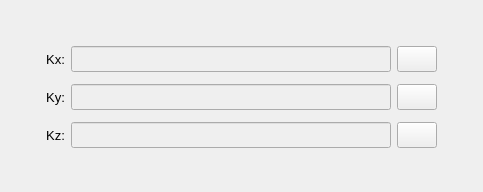
           <widget class="QWidget" name="tab_tabular_data">
            <attribute name="title">
             <string>Tabular data</string>
            </attribute>
            <layout class="QGridLayout" name="gridLayout_10">
             <property name="leftMargin">
              <number>2</number>
             </property>
             <property name="topMargin">
              <number>2</number>
             </property>
             <property name="rightMargin">
              <number>2</number>
             </property>
             <property name="bottomMargin">
              <number>2</number>
             </property>
             <item row="2" column="0">
              <spacer name="verticalSpacer_4">
               <property name="orientation">
                <enum>Qt::Orientation::Vertical</enum>
               </property>
               <property name="sizeHint" stdset="0">
                <size>
                 <width>20</width>
                 <height>40</height>
                </size>
               </property>
              </spacer>
             </item>
             <item row="1" column="0">
              <widget class="QFrame" name="frame_9">
               <property name="frameShape">
                <enum>QFrame::Shape::NoFrame</enum>
               </property>
               <property name="frameShadow">
                <enum>QFrame::Shadow::Raised</enum>
               </property>
               <layout class="QGridLayout" name="gridLayout_3">
                <property name="leftMargin">
                 <number>4</number>
                </property>
                <property name="topMargin">
                 <number>4</number>
                </property>
                <property name="rightMargin">
                 <number>4</number>
                </property>
                <property name="bottomMargin">
                 <number>2</number>
                </property>
                <property name="horizontalSpacing">
                 <number>6</number>
                </property>
                <property name="verticalSpacing">
                 <number>12</number>
                </property>
                <item row="2" column="2">
                 <widget class="QLineEdit" name="lineEdit_path_table_Ky">
                  <property name="enabled">
                   <bool>false</bool>
                  </property>
                  <property name="minimumSize">
                   <size>
                    <width>320</width>
                    <height>26</height>
                   </size>
                  </property>
                  <property name="maximumSize">
                   <size>
                    <width>320</width>
                    <height>26</height>
                   </size>
                  </property>
                  <property name="styleSheet">
                   <string notr="true"/>
                  </property>
                  <property name="alignment">
                   <set>Qt::AlignmentFlag::AlignCenter</set>
                  </property>
                 </widget>
                </item>
                <item row="1" column="4">
                 <spacer name="horizontalSpacer_3">
                  <property name="orientation">
                   <enum>Qt::Orientation::Horizontal</enum>
                  </property>
                  <property name="sizeHint" stdset="0">
                   <size>
                    <width>40</width>
                    <height>20</height>
                   </size>
                  </property>
                 </spacer>
                </item>
                <item row="1" column="0">
                 <spacer name="horizontalSpacer_4">
                  <property name="orientation">
                   <enum>Qt::Orientation::Horizontal</enum>
                  </property>
                  <property name="sizeHint" stdset="0">
                   <size>
                    <width>40</width>
                    <height>20</height>
                   </size>
                  </property>
                 </spacer>
                </item>
                <item row="3" column="3">
                 <widget class="QPushButton" name="pushButton_load_Kz_table">
                  <property name="enabled">
                   <bool>true</bool>
                  </property>
                  <property name="sizePolicy">
                   <sizepolicy hsizetype="Expanding" vsizetype="Fixed">
                    <horstretch>0</horstretch>
                    <verstretch>0</verstretch>
                   </sizepolicy>
                  </property>
                  <property name="minimumSize">
                   <size>
                    <width>40</width>
                    <height>26</height>
                   </size>
                  </property>
                  <property name="maximumSize">
                   <size>
                    <width>40</width>
                    <height>26</height>
                   </size>
                  </property>
                  <property name="font">
                   <font>
                    <pointsize>10</pointsize>
                    <bold>false</bold>
                   </font>
                  </property>
                  <property name="styleSheet">
                   <string notr="true"/>
                  </property>
                  <property name="text">
                   <string/>
                  </property>
                  <property name="icon">
                   <iconset resource="../../../../icons/dark_theme/resources.qrc">
                    <normaloff>:/icons/document_search_blue.png</normaloff>:/icons/document_search_blue.png</iconset>
                  </property>
                  <property name="iconSize">
                   <size>
                    <width>20</width>
                    <height>20</height>
                   </size>
                  </property>
                  <property name="autoDefault">
                   <bool>false</bool>
                  </property>
                 </widget>
                </item>
                <item row="1" column="3">
                 <widget class="QPushButton" name="pushButton_load_Kx_table">
                  <property name="enabled">
                   <bool>true</bool>
                  </property>
                  <property name="sizePolicy">
                   <sizepolicy hsizetype="Expanding" vsizetype="Fixed">
                    <horstretch>0</horstretch>
                    <verstretch>0</verstretch>
                   </sizepolicy>
                  </property>
                  <property name="minimumSize">
                   <size>
                    <width>40</width>
                    <height>26</height>
                   </size>
                  </property>
                  <property name="maximumSize">
                   <size>
                    <width>40</width>
                    <height>26</height>
                   </size>
                  </property>
                  <property name="font">
                   <font>
                    <pointsize>10</pointsize>
                    <bold>false</bold>
                   </font>
                  </property>
                  <property name="styleSheet">
                   <string notr="true"/>
                  </property>
                  <property name="text">
                   <string/>
                  </property>
                  <property name="icon">
                   <iconset resource="../../../../icons/dark_theme/resources.qrc">
                    <normaloff>:/icons/document_search_blue.png</normaloff>:/icons/document_search_blue.png</iconset>
                  </property>
                  <property name="iconSize">
                   <size>
                    <width>20</width>
                    <height>20</height>
                   </size>
                  </property>
                  <property name="autoDefault">
                   <bool>false</bool>
                  </property>
                 </widget>
                </item>
                <item row="2" column="1">
                 <widget class="QLabel" name="label_table_Ky">
                  <property name="enabled">
                   <bool>true</bool>
                  </property>
                  <property name="minimumSize">
                   <size>
                    <width>0</width>
                    <height>26</height>
                   </size>
                  </property>
                  <property name="maximumSize">
                   <size>
                    <width>80</width>
                    <height>26</height>
                   </size>
                  </property>
                  <property name="font">
                   <font>
                    <pointsize>10</pointsize>
                    <bold>false</bold>
                   </font>
                  </property>
                  <property name="text">
                   <string>Ky:</string>
                  </property>
                  <property name="alignment">
                   <set>Qt::AlignmentFlag::AlignRight|Qt::AlignmentFlag::AlignTrailing|Qt::AlignmentFlag::AlignVCenter</set>
                  </property>
                 </widget>
                </item>
                <item row="3" column="2">
                 <widget class="QLineEdit" name="lineEdit_path_table_Kz">
                  <property name="enabled">
                   <bool>false</bool>
                  </property>
                  <property name="minimumSize">
                   <size>
                    <width>320</width>
                    <height>26</height>
                   </size>
                  </property>
                  <property name="maximumSize">
                   <size>
                    <width>320</width>
                    <height>26</height>
                   </size>
                  </property>
                  <property name="styleSheet">
                   <string notr="true"/>
                  </property>
                  <property name="alignment">
                   <set>Qt::AlignmentFlag::AlignCenter</set>
                  </property>
                 </widget>
                </item>
                <item row="1" column="1">
                 <widget class="QLabel" name="label_table_Kx">
                  <property name="enabled">
                   <bool>true</bool>
                  </property>
                  <property name="minimumSize">
                   <size>
                    <width>0</width>
                    <height>26</height>
                   </size>
                  </property>
                  <property name="maximumSize">
                   <size>
                    <width>80</width>
                    <height>26</height>
                   </size>
                  </property>
                  <property name="font">
                   <font>
                    <pointsize>10</pointsize>
                    <bold>false</bold>
                   </font>
                  </property>
                  <property name="text">
                   <string>Kx:</string>
                  </property>
                  <property name="alignment">
                   <set>Qt::AlignmentFlag::AlignRight|Qt::AlignmentFlag::AlignTrailing|Qt::AlignmentFlag::AlignVCenter</set>
                  </property>
                 </widget>
                </item>
                <item row="1" column="2">
                 <widget class="QLineEdit" name="lineEdit_path_table_Kx">
                  <property name="enabled">
                   <bool>false</bool>
                  </property>
                  <property name="minimumSize">
                   <size>
                    <width>320</width>
                    <height>26</height>
                   </size>
                  </property>
                  <property name="maximumSize">
                   <size>
                    <width>320</width>
                    <height>26</height>
                   </size>
                  </property>
                  <property name="styleSheet">
                   <string notr="true"/>
                  </property>
                  <property name="alignment">
                   <set>Qt::AlignmentFlag::AlignCenter</set>
                  </property>
                 </widget>
                </item>
                <item row="2" column="3">
                 <widget class="QPushButton" name="pushButton_load_Ky_table">
                  <property name="enabled">
                   <bool>true</bool>
                  </property>
                  <property name="sizePolicy">
                   <sizepolicy hsizetype="Expanding" vsizetype="Fixed">
                    <horstretch>0</horstretch>
                    <verstretch>0</verstretch>
                   </sizepolicy>
                  </property>
                  <property name="minimumSize">
                   <size>
                    <width>40</width>
                    <height>26</height>
                   </size>
                  </property>
                  <property name="maximumSize">
                   <size>
                    <width>40</width>
                    <height>26</height>
                   </size>
                  </property>
                  <property name="font">
                   <font>
                    <pointsize>10</pointsize>
                    <bold>false</bold>
                   </font>
                  </property>
                  <property name="styleSheet">
                   <string notr="true"/>
                  </property>
                  <property name="text">
                   <string/>
                  </property>
                  <property name="icon">
                   <iconset resource="../../../../icons/dark_theme/resources.qrc">
                    <normaloff>:/icons/document_search_blue.png</normaloff>:/icons/document_search_blue.png</iconset>
                  </property>
                  <property name="iconSize">
                   <size>
                    <width>20</width>
                    <height>20</height>
                   </size>
                  </property>
                  <property name="autoDefault">
                   <bool>false</bool>
                  </property>
                 </widget>
                </item>
                <item row="3" column="1">
                 <widget class="QLabel" name="label_table_Kz">
                  <property name="enabled">
                   <bool>true</bool>
                  </property>
                  <property name="minimumSize">
                   <size>
                    <width>0</width>
                    <height>26</height>
                   </size>
                  </property>
                  <property name="maximumSize">
                   <size>
                    <width>80</width>
                    <height>26</height>
                   </size>
                  </property>
                  <property name="font">
                   <font>
                    <pointsize>10</pointsize>
                    <bold>false</bold>
                   </font>
                  </property>
                  <property name="text">
                   <string>Kz:</string>
                  </property>
                  <property name="alignment">
                   <set>Qt::AlignmentFlag::AlignRight|Qt::AlignmentFlag::AlignTrailing|Qt::AlignmentFlag::AlignVCenter</set>
                  </property>
                 </widget>
                </item>
               </layout>
              </widget>
             </item>
             <item row="0" column="0">
              <spacer name="verticalSpacer_3">
               <property name="orientation">
                <enum>Qt::Orientation::Vertical</enum>
               </property>
               <property name="sizeHint" stdset="0">
                <size>
                 <width>20</width>
                 <height>40</height>
                </size>
               </property>
              </spacer>
             </item>
            </layout>
           </widget>
